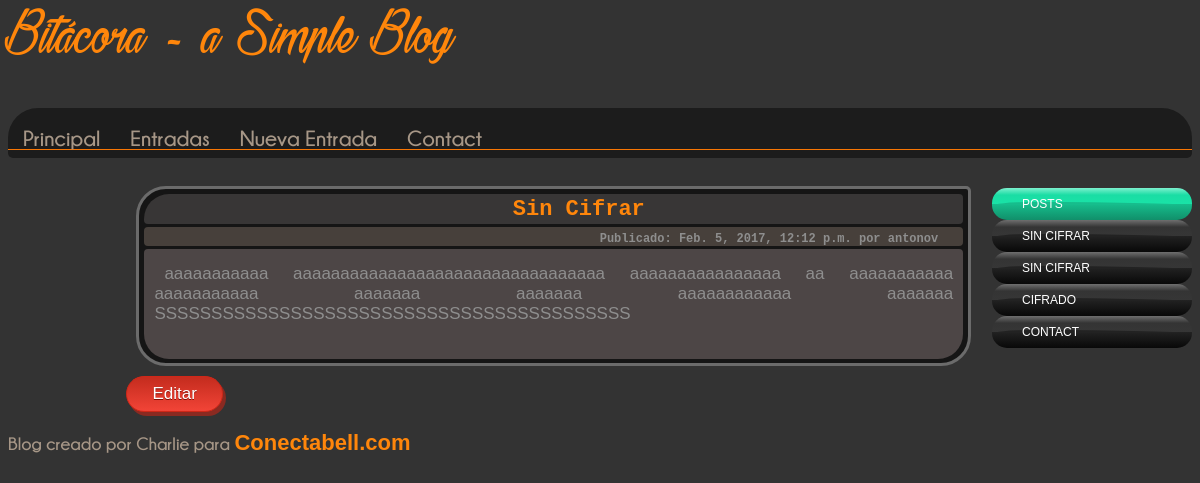
Screenshot of /bitacora/post/22/details/ (signed in) with the database file from the repository.
### blog/models.py (models this page shows, shortened)
class Post(models.Model):
    author = models.ForeignKey('auth.User')
    title = models.CharField(max_length=200)
    text = models.TextField()
    created_date = models.DateTimeField(default=timezone.now)
    published_date = models.DateTimeField(blank=True, null=True, default=timezone.now)
    crypt = models.BooleanField(default=False)
    key = models.CharField(max_length=200, null=True, blank=True)
    rekey = models.CharField(max_length=200, null=True, blank=True)

### blog/views.py (the view)
# urls.py: url(r'^post/(?P<pk>[0-9]+)/details/$', views.post_detail, name='post_detail'),
@login_required(login_url='django.contrib.auth.views.login')
def post_detail(request, pk):
    try:
        posts = Post.objects.filter(published_date__lte=
        timezone.now()).order_by('published_date')
        post = get_object_or_404(Post, pk=pk)
        if post.crypt is True:
            return redirect('blog.views.key_check', pk=post.pk)
        else:
            return render(request, 'blog/post_detail.html', {'post': post,
                                                    'posts': posts})
    except Exception as e:
        print e

### blog/templates/blog/post_detail.html
{% extends 'blog/base.html' %}
{% load markdown_deux_tags %}
    {% block content %}
    <div>
		<div class="boxpost">
            <h2><a href="{% url 'blog.views.post_detail' pk=post.pk %}">{{ post.title }}</a> </h2>
            <h4>Publicado: {{ post.published_date }} por {{post.author}}</h4></br>
            <div class="md-text">{{ post.text|markdown }}</div>
        </div>
        <a href="{% url 'post_edit' pk=post.pk %}" class="myButton">Editar</a>
        </div>
    {% endblock %}

### blog/templates/blog/base.html (shortened to what this page needs)
{% load staticfiles %}
{% load static %}
<head>
<link rel="stylesheet" href="{% static 'css/blog.css' %}">
</head>
<body class="body">
<div class="titulazo">
    <h1>Bitácora - a Simple Blog</h1>
</div>
<div id='cssmenu'>
<ul>
   <li><a href="{% url 'blog.views.post_list' %}"><span>Principal</span></a></li>
   <li><a href="{% url 'blog.views.post_list' %}"><span>Entradas</span></a></li>
   <li><a href="{% url 'blog.views.post_new' %}"><span>Nueva Entrada</span></a></li>
   <li class='last'><a href='#'><span>Contact</span></a></li>
</ul>
</div>
<div id='cssmenu2'>
<ul>
	<li class='active'><a href='#'><span>Posts</span></a></li>
    {% for post in posts %}
        <li><a href="{% url 'blog.views.post_detail' pk=post.pk %}"><span>{{ post.title }}</span></a></li>
    {% endfor %}
   <li class='last'><a href='#'><span>Contact</span></a></li>
</ul>
</div>
<br>
<div>
{% block content %}
{% endblock content %}
</div>
<div>
<h3>Blog creado por Charlie para <a href="https://conectabell.com"> Conectabell.com</a></h3>
</div>
</body>

### rows the page displays
Post: title "SIN CIFRAR"
Post: title "SIN CIFRAR", title "Sin Cifrar", published_date "Feb. 5, 2017, 12:12 p.m.", author "antonov", text "aaaaaaaaaaa aaaaaaaaaaaaaaaaaaaaaaaaaaaaaaaaa aaaaaaaaaaaaaaaa aa aaaaaaaaaaa aaaaaaaaaaa aaaaaaa aaaaaaa aaaaaaaaaaaa aaaaaaa SSSSSSSSSSSSSSSSSSSSSSSSSSSSSSSSSSSSSSSSSS"
Post: title "CIFRADO"
